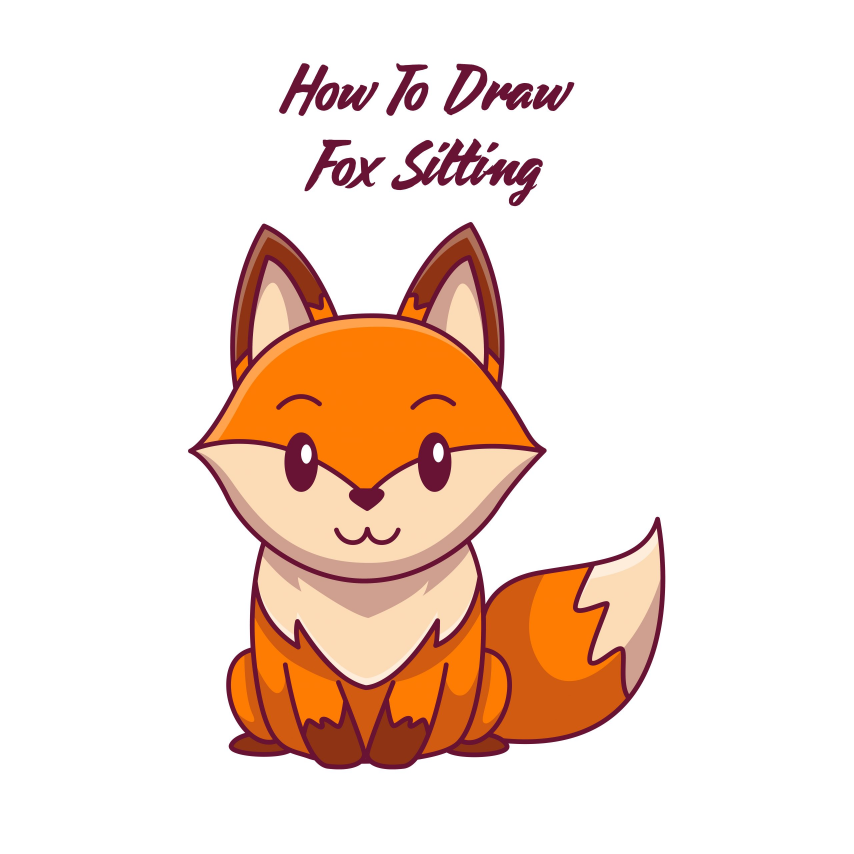
#> input picture fox.jpg, 2560 x 2560 px (shown at 1/3 size)
$ python test.py
#> lines starting #> are read from the running program, lines starting #| are printed output that depends on the picture; after the words box and inside, x2 and y2 are one past the last pixel; in counts of white or black regions, pixels touching at a corner belong together
from __future__ import print_function
import cv2 as cv
import numpy as np
import argparse
import random as rng

rng.seed(12345)

def thresh_callback(val):
 threshold = val

 # Detect edges using Canny
 canny_output = cv.Canny(src_gray, threshold, threshold * 2)

 # Find contours
 contours, hierarchy = cv.findContours(canny_output, cv.RETR_TREE, cv.CHAIN_APPROX_SIMPLE)

 # Draw contours
 drawing = np.zeros((canny_output.shape[0], canny_output.shape[1], 3), dtype=np.uint8)
 for i in range(len(contours)):
    color = (rng.randint(0,256), rng.randint(0,256), rng.randint(0,256))
    cv.drawContours(drawing, contours, i, color, 2, cv.LINE_8, hierarchy, 0)

 # Show in a window
 cv.imshow('Contours', drawing)

# Load source image
parser = argparse.ArgumentParser(description='Code for Finding contours in your image tutorial.')
parser.add_argument('--input', help='Path to input image.', default='fox.jpg')
args = parser.parse_args()

src = cv.imread(cv.samples.findFile(args.input))
#> src is the input picture: shape (2560, 2560, 3); mean B, G, R 212.5, 223.3, 243
if src is None:
 print('Could not open or find the image:', args.input)
 exit(0)

# Convert image to gray and blur it
src_gray = cv.cvtColor(src, cv.COLOR_BGR2GRAY)
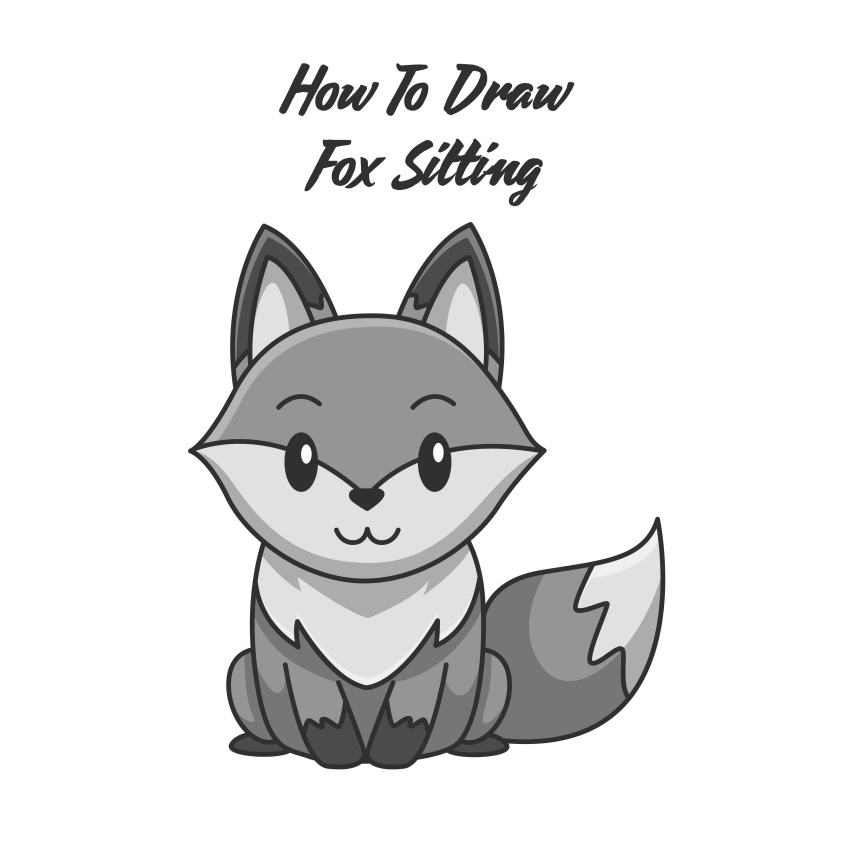
#> src_gray: shape (2560, 2560) (shown at 1/3 size); min 22, max 255, mean 227.9
src_gray = cv.blur(src_gray, (3,3))

# Create Window
source_window = 'Source'
cv.namedWindow(source_window)
cv.imshow(source_window, src)
max_thresh = 255
thresh = 100 # initial threshold
cv.createTrackbar('Canny Thresh:', source_window, thresh, max_thresh, thresh_callback)
thresh_callback(thresh)
#> in thresh_callback, `canny_output = cv.Canny(src_gray, threshold, threshold * 2)`:
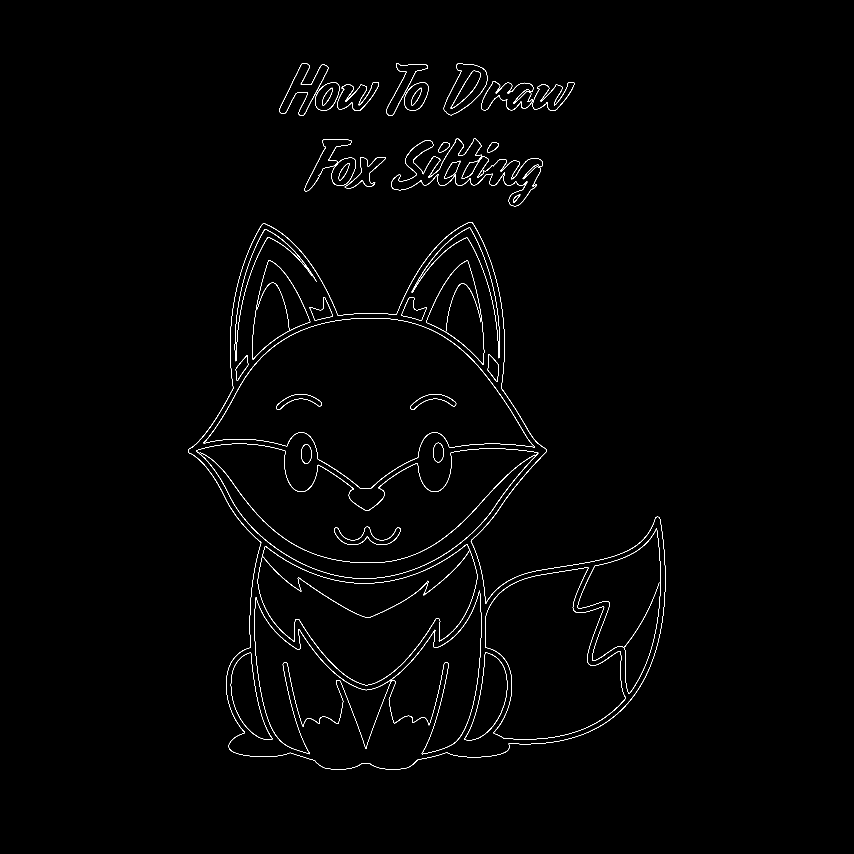
#> canny_output: shape (2560, 2560) (shown at 1/3 size); 0.74% white in thin lines or dots, all inside (x1, y1, x2, y2) = (564, 189, 1996, 2309)
#> in thresh_callback, `contours, hierarchy = cv.findContours(canny_output, cv.RETR_TREE, cv.C..`: contours = 88 contours, 3 with area under 20; largest, box (x1, y1, x2, y2) and area: (610, 954, 1605, 1466) 285794, (611, 954, 1605, 1466) 284996, (1733, 1585, 1982, 2082) 62562, (1733, 1586, 1982, 2082) 62358, (1278, 782, 1453, 1095) 28270
#> the loop in thresh_callback, `for i in range(len(contours)):` made 88 passes
#> color on passes 1 to 12: (213, 5, 152), (188, 99, 138), (223, 82, 191), (63, 221, 133), (89, 95, 181), (46, 211, 85), (75, 105, 39), (97, 174, 164), (12, 234, 173), (13, 212, 1), (3, 83, 91), (146, 50, 212)
#> after the loop in thresh_callback, `for i in range(len(contours)):`:
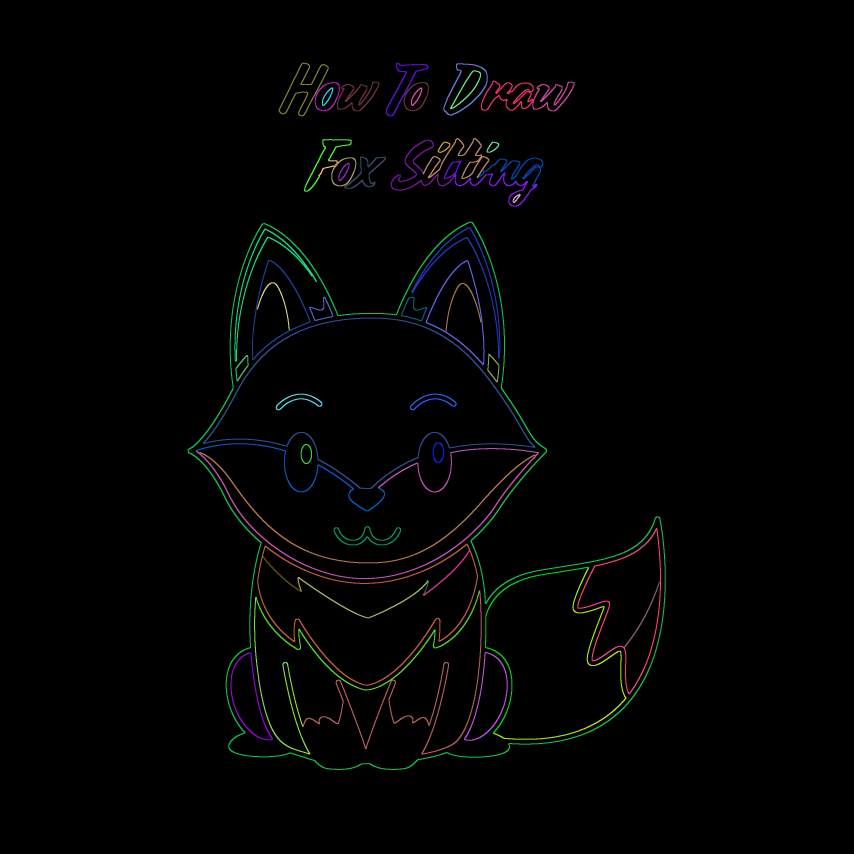
#> drawing: shape (2560, 2560, 3) (shown at 1/3 size); mean of channels 0, 1, 2 2.7, 2.9, 2.5; drawn as B, G, R

cv.waitKey()

$ run again, with 105252-507023_input_image.png saved as fox.jpg
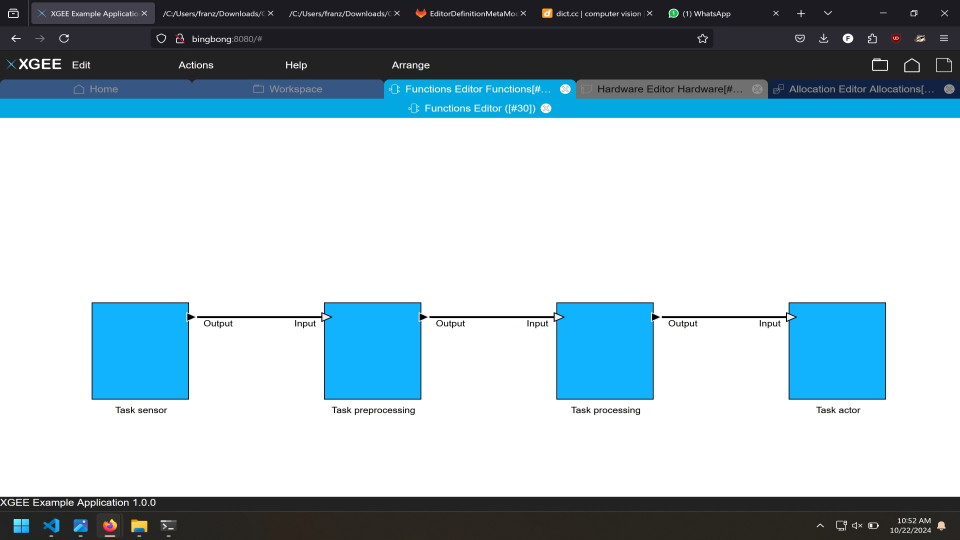
#> input picture 105252-507023_input_image.png, 1920 x 1080 px (shown at 1/2 size)
#> src is the input picture: shape (1080, 1920, 3); mean B, G, R 199.7, 190.9, 172.4
#> in thresh_callback, `canny_output = cv.Canny(src_gray, threshold, threshold * 2)`:
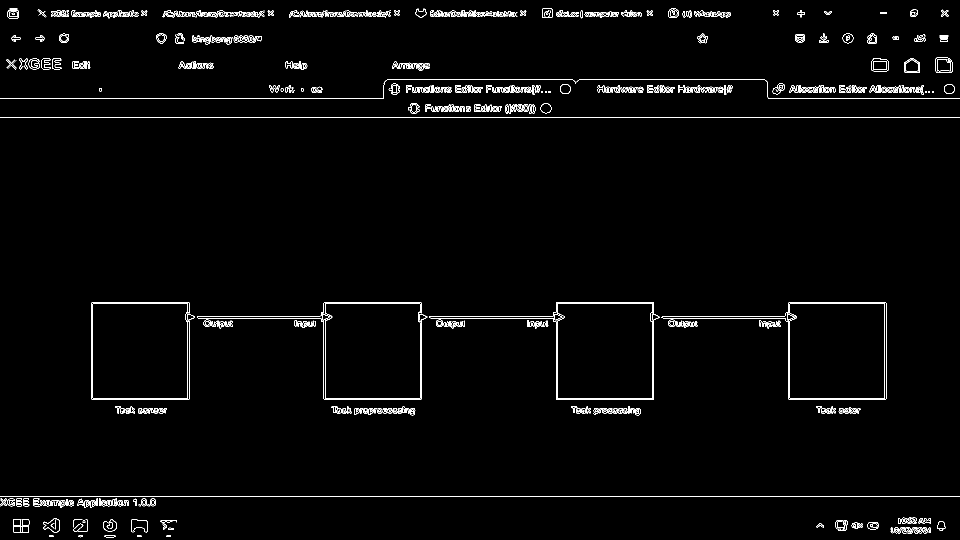
#> canny_output: shape (1080, 1920) (shown at 1/2 size); 1.8% white in thin lines or dots
#> contours = 1065 contours, 434 with area under 20; largest, box (x1, y1, x2, y2) and area: (1323, 604, 1773, 800) 39291, (858, 604, 1319, 800) 39197, (394, 604, 855, 800) 39183, (859, 604, 1308, 800) 39072, (182, 604, 390, 800) 38282
#> the loop in thresh_callback, `for i in range(len(contours)):` made 1065 passes
#> color on passes 1 to 3: (213, 5, 152), (188, 99, 138), (223, 82, 191)
#> after the loop in thresh_callback, `for i in range(len(contours)):`:
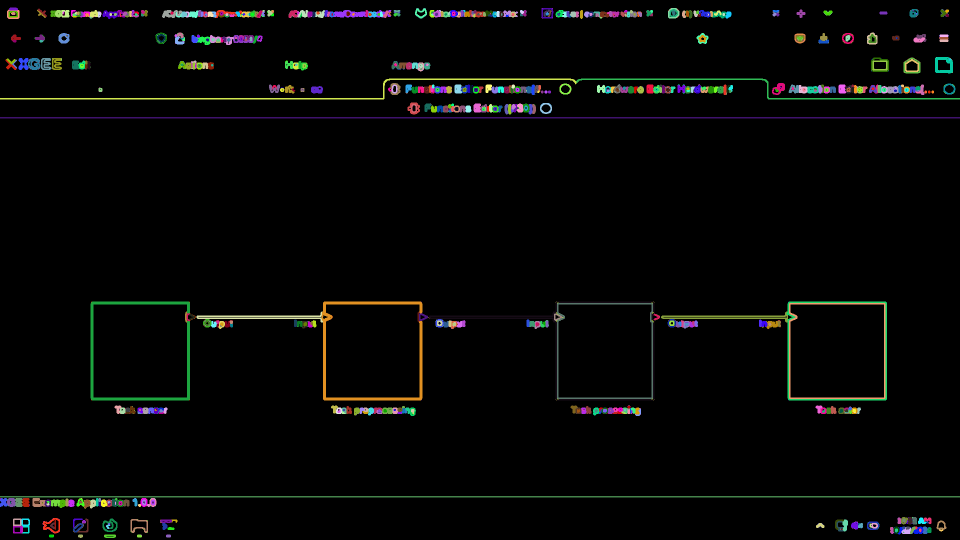
#> drawing: shape (1080, 1920, 3) (shown at 1/2 size); mean of channels 0, 1, 2 5.7, 6.6, 6.2; drawn as B, G, R

$ run again, with crossing.png saved as fox.jpg
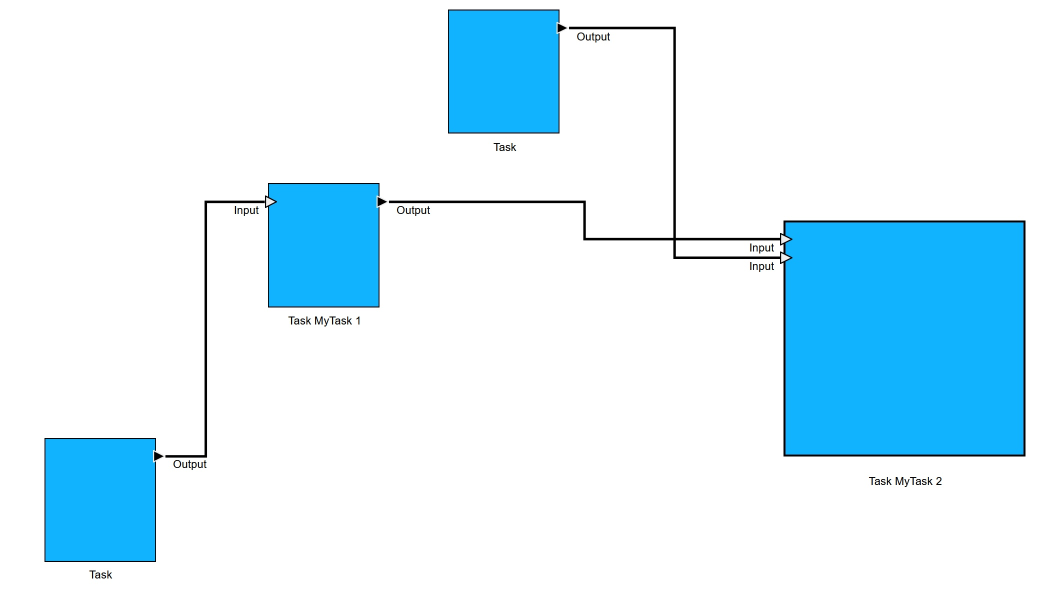
#> input picture crossing.png, 2091 x 1188 px (shown at 1/2 size)
#> src is the input picture: shape (1188, 2091, 3); mean B, G, R 251.8, 240.3, 215.5
#> in thresh_callback, `canny_output = cv.Canny(src_gray, threshold, threshold * 2)`:
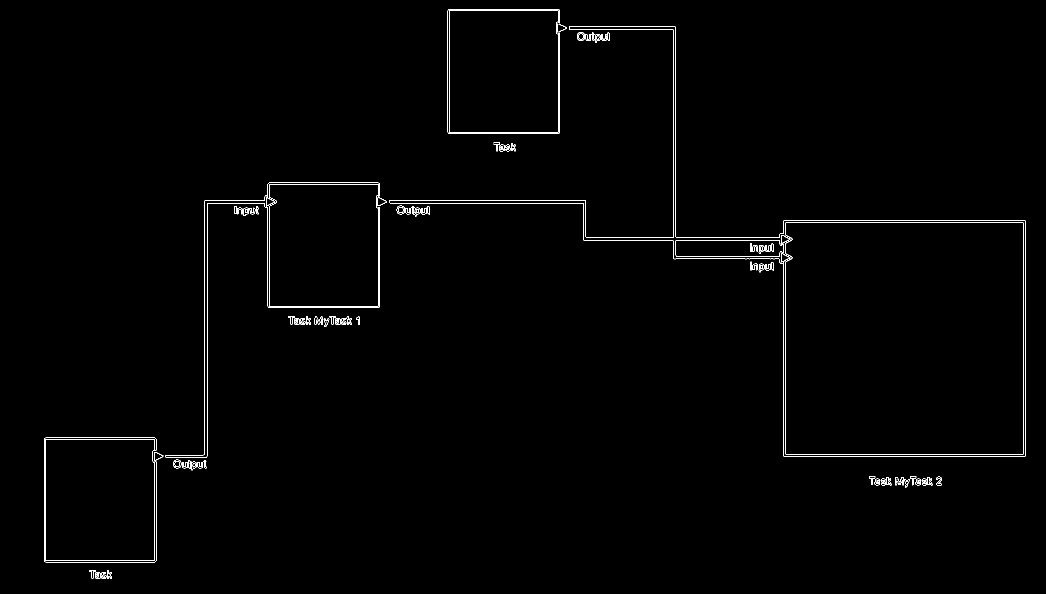
#> canny_output: shape (1188, 2091) (shown at 1/2 size); 0.75% white in thin lines or dots
#> contours = 179 contours, 39 with area under 20; largest, box (x1, y1, x2, y2) and area: (778, 53, 2052, 914) 245126, (778, 53, 2052, 914) 244940, (1570, 444, 2048, 910) 221523, (1570, 444, 2048, 910) 221489, (330, 365, 760, 916) 59500
#> the loop in thresh_callback, `for i in range(len(contours)):` made 179 passes
#> color on passes 1 to 3: (213, 5, 152), (188, 99, 138), (223, 82, 191)
#> after the loop in thresh_callback, `for i in range(len(contours)):`:
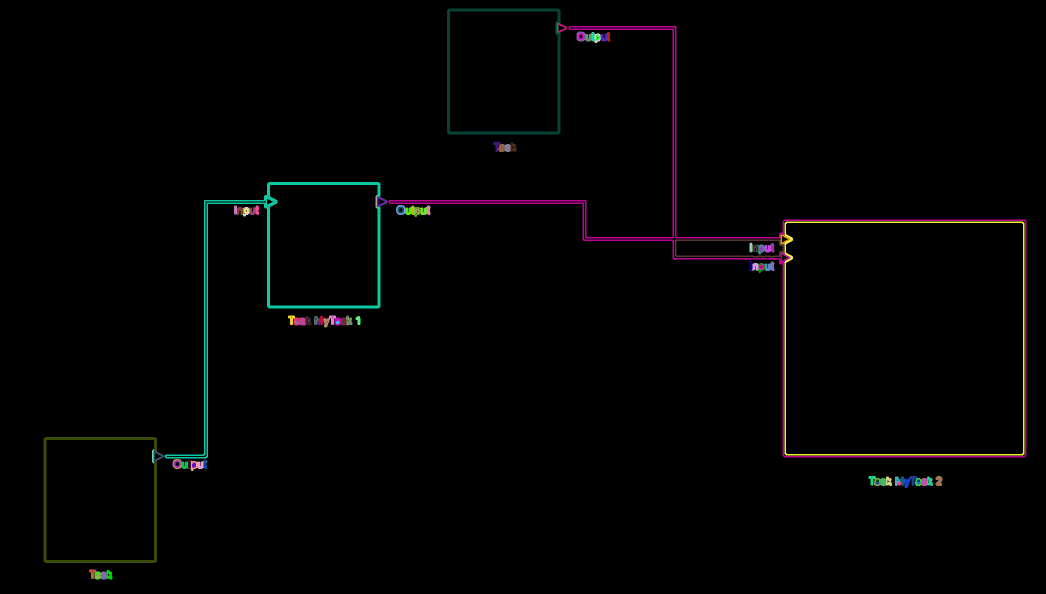
#> drawing: shape (1188, 2091, 3) (shown at 1/2 size); mean of channels 0, 1, 2 2.4, 2.3, 2.5; drawn as B, G, R
